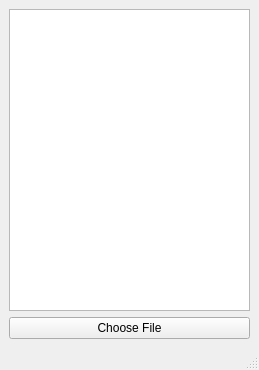
<?xml version="1.0" encoding="UTF-8"?>
<ui version="4.0">
 <class>MainWindow</class>
 <widget class="QMainWindow" name="MainWindow">
  <property name="geometry">
   <rect>
    <x>0</x>
    <y>0</y>
    <width>259</width>
    <height>370</height>
   </rect>
  </property>
  <property name="windowTitle">
   <string>xls to csv converter</string>
  </property>
  <widget class="QWidget" name="centralwidget">
   <layout class="QVBoxLayout" name="verticalLayout">
    <item>
     <widget class="QListWidget" name="listWidget"/>
    </item>
    <item>
     <widget class="QPushButton" name="btnBrowse">
      <property name="text">
       <string>Choose File</string>
      </property>
     </widget>
    </item>
   </layout>
  </widget>
  <widget class="QStatusBar" name="statusbar"/>
 </widget>
 <resources/>
 <connections/>
</ui>
